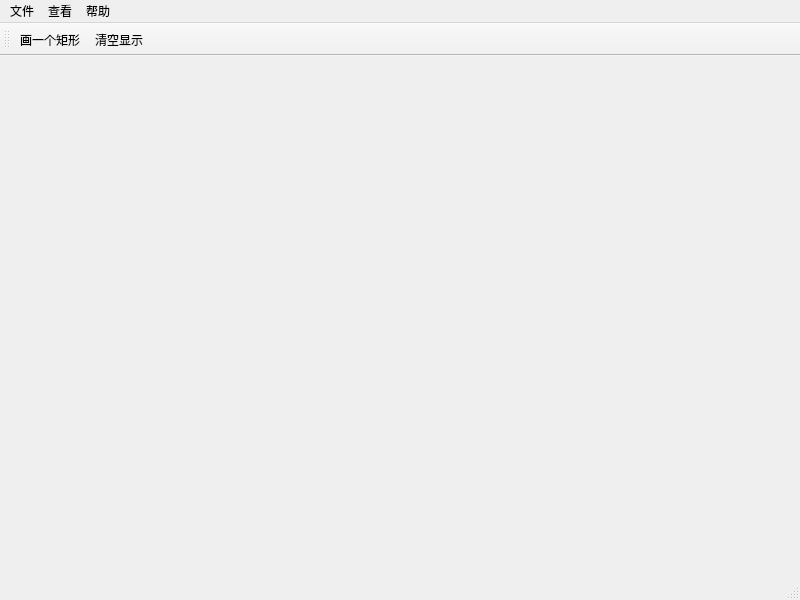
<?xml version="1.0" encoding="UTF-8"?>
<ui version="4.0">
 <class>MainWindow</class>
 <widget class="QMainWindow" name="MainWindow">
  <property name="geometry">
   <rect>
    <x>0</x>
    <y>0</y>
    <width>800</width>
    <height>600</height>
   </rect>
  </property>
  <property name="windowTitle">
   <string>MainWindow</string>
  </property>
  <widget class="QWidget" name="centralwidget"/>
  <widget class="QMenuBar" name="menubar">
   <property name="geometry">
    <rect>
     <x>0</x>
     <y>0</y>
     <width>800</width>
     <height>17</height>
    </rect>
   </property>
   <widget class="QMenu" name="menu">
    <property name="title">
     <string>文件</string>
    </property>
   </widget>
   <widget class="QMenu" name="menu_2">
    <property name="title">
     <string>查看</string>
    </property>
   </widget>
   <widget class="QMenu" name="menu_3">
    <property name="title">
     <string>帮助</string>
    </property>
   </widget>
   <addaction name="menu"/>
   <addaction name="menu_2"/>
   <addaction name="menu_3"/>
  </widget>
  <widget class="QStatusBar" name="statusbar"/>
  <widget class="QToolBar" name="toolBar">
   <property name="windowTitle">
    <string>toolBar</string>
   </property>
   <attribute name="toolBarArea">
    <enum>TopToolBarArea</enum>
   </attribute>
   <attribute name="toolBarBreak">
    <bool>false</bool>
   </attribute>
   <addaction name="actionDraw"/>
   <addaction name="actionClear"/>
  </widget>
  <action name="actionDraw">
   <property name="text">
    <string>画一个矩形</string>
   </property>
   <property name="menuRole">
    <enum>QAction::MenuRole::NoRole</enum>
   </property>
  </action>
  <action name="actionClear">
   <property name="text">
    <string>清空显示</string>
   </property>
   <property name="menuRole">
    <enum>QAction::MenuRole::NoRole</enum>
   </property>
  </action>
 </widget>
 <resources/>
 <connections/>
</ui>
